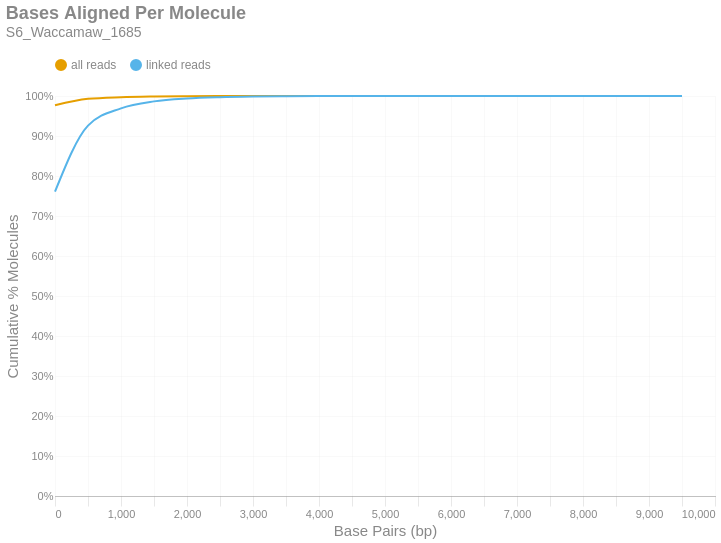

Notebook source saved alongside this figure:
### Markdown cell above
### Bases Aligned Per Molecule
This is a cumulative frequency distribution showing the number of base pairs aligned per unique molecule. These data are shown in 500 bp bins. There are two distributions: one with `all reads` (yellow) and another with only `linked reads` (blue). The percent of molecules in the `linked reads` distribution is relative to the total number of linked molecules.

### Code cell
if SKIPLR:
    print_html(f"Skipped")
else:
    binned_df = consolidated_hist(valids['aligned_bp'], mask, 500, True)
    with SafeRender(binned_df):
        (
            density_plot(binned_df, 'Bases Aligned Per Molecule', samplename, 'basesper')
            .encode(
                x=alt.X('bin:Q', title="Base Pairs (bp)").axis(tickMinStep=500).scale(padding=0),
                y=alt.Y('value:Q', title='Cumulative % Molecules')
                    .axis(format='%')
                    .scale(domain = [0,1])
                    .stack(False),
                color=alt.Color("key:N").scale(domain = ["all reads", "linked reads"]),
                tooltip = [
                    alt.Tooltip("key:N", title = "Data Type"),
                    alt.Tooltip("range_label:N", title="Bases Aligned Per Molecule"),
                    alt.Tooltip("value:Q", format = ".2%", title="% Molecules (Cum.)")
                ]
            )
        ).display()

### Figure 1 — Vega-Lite specification as saved in the notebook (floating-point values rounded to 4 significant figures)
{"width": "container", "height": 400, "config": {"title": {"anchor": "start", "dy": -15, "fontSize": 18, "color": "#888888", "subtitleColor": "#888888", "subtitleFontSize": 14}, "arc": {"fill": "#0072B2"}, "axis": {"domainColor": "#888888", "domainWidth": 0.5, "gridWidth": 0.2, "grid": false, "titleFontWeight": 400, "titleFontSize": 15, "labelFontSize": 11, "labelColor": "#888888", "tickColor": "#888888", "tickWidth": 0.2, "titleColor": "#888888"}, "axisBand": {"grid": false}, "axisX": {"grid": true, "tickSize": 10, "domainCap": "round"}, "axisY": {"domain": false, "grid": true, "tickSize": 0, "domainCap": "round"}, "background": "transparent", "header": {"labelFontSize": 15, "labelColor": "#888888", "titleFontSize": 15, "titleFontWeight": 600, "titleColor": "#888888"}, "legend": {"labelFont": "sans-serif", "labelFontSize": 12, "labelColor": "#888888", "symbolSize": 100, "symbolType": "circle", "titleFontSize": 12, "titlePadding": 10, "titleColor": "#888888", "title": null, "orient": "top"}, "range": {"category": ["#E69F00", "#56B4E9", "#009E73", "#F0E442", "#0072B2", "#D55E00", "#CC79A7", "#000000"], "diverging": ["#cfe8f3", "#a2d4ec", "#73bfe2", "#46abdb", "#1696d2", "#12719e"]}, "area": {"fill": "#0072B2", "fillOpacity": 0.7, "line": true, "strokeOpacity": 0.7}, "line": {"color": "#0072B2", "stroke": "#0072B2", "strokeWidth": 2}, "trail": {"color": "#0072B2", "stroke": "#0072B2", "strokeWidth": 0, "size": 1}, "point": {"filled": true, "fillOpacity": 1.0, "size": 95}, "text": {"color": "#888888", "fontSize": 11, "align": "right", "fontWeight": 400, "size": 11}, "bar": {"fill": "#0072B2", "stroke": null}, "view": {"stroke": null, "continuousWidth": 660, "continuousHeight": 400}}, "data": {"name": "data-a603e9a84684ae009b73fbcd8be592ea"}, "mark": {"type": "line", "interpolate": "monotone", "point": {"opacity": 0, "size": 275}}, "encoding": {"color": {"field": "key", "scale": {"domain": ["all reads", "linked reads"]}, "type": "nominal"}, "tooltip": [{"field": "key", "title": "Data Type", "type": "nominal"}, {"field": "range_label", "title": "Bases Aligned Per Molecule", "type": "nominal"}, {"field": "value", "format": ".2%", "title": "% Molecules (Cum.)", "type": "quantitative"}], "x": {"axis": {"tickMinStep": 500}, "field": "bin", "scale": {"padding": 0}, "title": "Base Pairs (bp)", "type": "quantitative"}, "y": {"axis": {"format": "%"}, "field": "value", "scale": {"domain": [0, 1]}, "stack": false, "title": "Cumulative % Molecules", "type": "quantitative"}}, "params": [{"name": "param_c36ac31b6afebe62", "select": {"type": "point", "fields": ["key"]}, "bind": "legend"}], "title": {"text": "Bases Aligned Per Molecule", "subtitle": "S6_Waccamaw_1685"}, "transform": [{"fold": ["all reads (cumsum)", "linked reads (cumsum)"]}, {"calculate": "replace(datum.key, ' (cumsum)', '')", "as": "key"}, {"filter": {"param": "param_c36ac31b6afebe62"}}], "usermeta": {"embedOptions": {"downloadFileName": "S6_Waccamaw_1685.basesper"}}, "$schema": "https://vega.github.io/schema/vega-lite/v6.1.0.json", "datasets": {"data-a603e9a84684ae009b73fbcd8be592ea": [{"bin": "0.0", "interval": "0.0-500.0", "all reads": 0.9769, "linked reads": 0.7608, "all reads (cumsum)": 0.9769, "linked reads (cumsum)": 0.7608, "range_label": "0-499"}, {"bin": "500.0", "interval": "500.0-1000.0", "all reads": 0.01601, "linked reads": 0.1652, "all reads (cumsum)": 0.9929, "linked reads (cumsum)": 0.926, "range_label": "500-999"}, {"bin": "1000.0", "interval": "1000.0-1500.0", "all reads": 0.004165, "linked reads": 0.04322, "all reads (cumsum)": 0.997, "linked reads (cumsum)": 0.9692, "range_label": "1000-1499"}, {"bin": "1500.0", "interval": "1500.0-2000.0", "all reads": 0.001676, "linked reads": 0.01739, "all reads (cumsum)": 0.9987, "linked reads (cumsum)": 0.9866, "range_label": "1500-1999"}, {"bin": "2000.0", "interval": "2000.0-2500.0", "all reads": 0.0006975, "linked reads": 0.007239, "all reads (cumsum)": 0.9994, "linked reads (cumsum)": 0.9938, "range_label": "2000-2499"}, {"bin": "2500.0", "interval": "2500.0-3000.0", "all reads": 0.000314, "linked reads": 0.003258, "all reads (cumsum)": 0.9997, "linked reads (cumsum)": 0.9971, "range_label": "2500-2999"}, {"bin": "3000.0", "interval": "3000.0-3500.0", "all reads": 0.0001523, "linked reads": 0.001581, "all reads (cumsum)": 0.9999, "linked reads (cumsum)": 0.9986, "range_label": "3000-3499"}, {"bin": "3500.0", "interval": "3500.0-4000.0", "all reads": 6.754e-05, "linked reads": 0.0007009, "all reads (cumsum)": 0.9999, "linked reads (cumsum)": 0.9993, "range_label": "3500-3999"}, {"bin": "4000.0", "interval": "4000.0-4500.0", "all reads": 3.427e-05, "linked reads": 0.0003556, "all reads (cumsum)": 1.0, "linked reads (cumsum)": 0.9997, "range_label": "4000-4499"}, {"bin": "4500.0", "interval": "4500.0-5000.0", "all reads": 1.415e-05, "linked reads": 0.0001468, "all reads (cumsum)": 1.0, "linked reads (cumsum)": 0.9998, "range_label": "4500-4999"}, {"bin": "5000.0", "interval": "5000.0-5500.0", "all reads": 6.633e-06, "linked reads": 6.883e-05, "all reads (cumsum)": 1.0, "linked reads (cumsum)": 0.9999, "range_label": "5000-5499"}, {"bin": "5500.0", "interval": "5500.0-6000.0", "all reads": 4.532e-06, "linked reads": 4.703e-05, "all reads (cumsum)": 1.0, "linked reads (cumsum)": 1.0, "range_label": "5500-5999"}, {"bin": "6000.0", "interval": "6000.0-6500.0", "all reads": 1.105e-06, "linked reads": 1.147e-05, "all reads (cumsum)": 1.0, "linked reads (cumsum)": 1.0, "range_label": "6000-6499"}, {"bin": "6500.0", "interval": "6500.0-7000.0", "all reads": 1.216e-06, "linked reads": 1.262e-05, "all reads (cumsum)": 1.0, "linked reads (cumsum)": 1.0, "range_label": "6500-6999"}, {"bin": "7000.0", "interval": "7000.0-7500.0", "all reads": 3.316e-07, "linked reads": 3.441e-06, "all reads (cumsum)": 1.0, "linked reads (cumsum)": 1.0, "range_label": "7000-7499"}, {"bin": "7500.0", "interval": "7500.0-8000.0", "all reads": 2.211e-07, "linked reads": 2.294e-06, "all reads (cumsum)": 1.0, "linked reads (cumsum)": 1.0, "range_label": "7500-7999"}, {"bin": "8000.0", "interval": "8000.0-8500.0", "all reads": 3.316e-07, "linked reads": 3.441e-06, "all reads (cumsum)": 1.0, "linked reads (cumsum)": 1.0, "range_label": "8000-8499"}, {"bin": "8500.0", "interval": "8500.0-9000.0", "all reads": 0.0, "linked reads": 0.0, "all reads (cumsum)": 1.0, "linked reads (cumsum)": 1.0, "range_label": "8500-8999"}, {"bin": "9000.0", "interval": "9000.0-9500.0", "all reads": 2.211e-07, "linked reads": 2.294e-06, "all reads (cumsum)": 1.0, "linked reads (cumsum)": 1.0, "range_label": "9000-9499"}, {"bin": "9500.0", "interval": "9500.0-10000.0", "all reads": 1.105e-07, "linked reads": 1.147e-06, "all reads (cumsum)": 1.0, "linked reads (cumsum)": 1.0, "range_label": "9500-9999"}]}}
